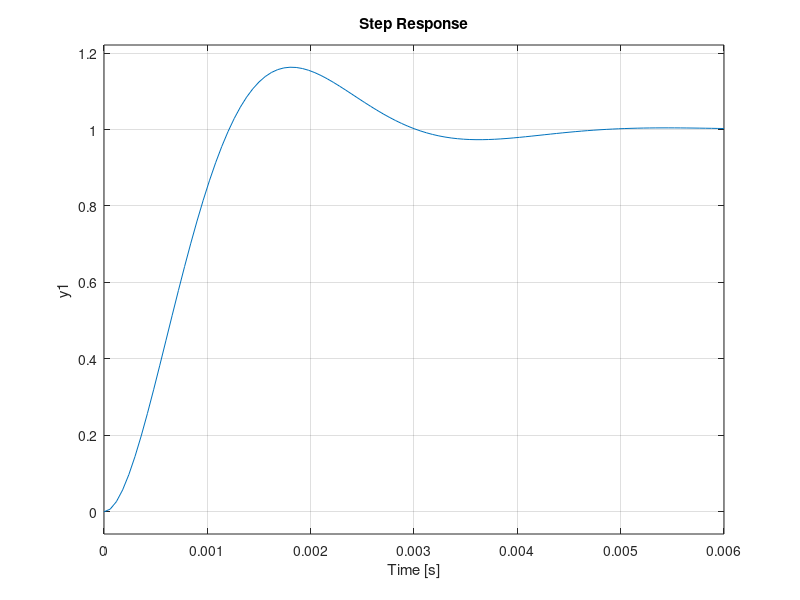

The MATLAB script that drew this image:
%% Ex 2.6.4
clear; clc; close all;

%% variables
s = tf('s');
tau = 0.1;
zeta = 0.5;
wn = 2000;

%% transfer functions
G1 = 1/(1+s*tau);
G2 = 1/(1+2*zeta/wn*s+s^2 /wn^2);

G = G2*G1;

%% plot
figure();
subplot(3,1,1)
step(G)
grid on;
subplot(3,1,2)
step(G1)
grid on;
subplot(3,1,3)
step(G2)
grid on;

%% frequential response
